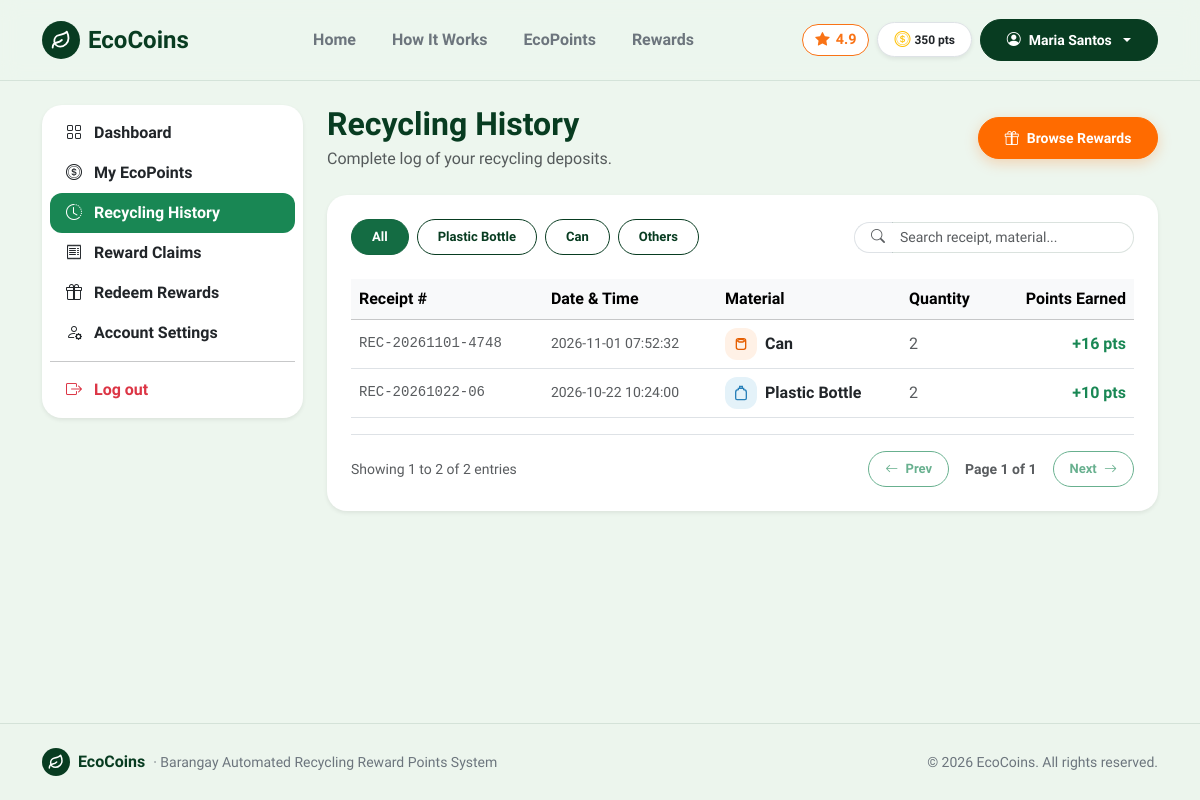
/history (signed in), run on an earlier commit of the app's database.
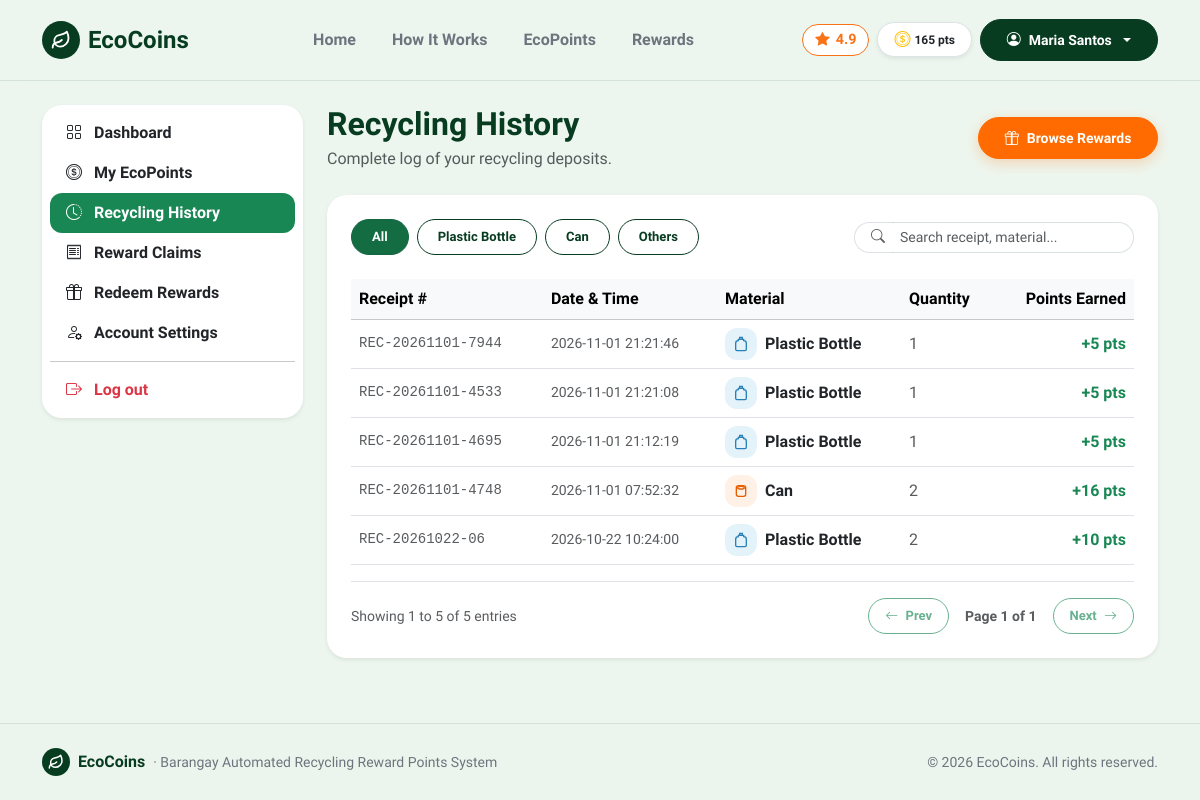
And on a later commit of the database.
### tables this page shows
CREATE TABLE users (
    id INTEGER PRIMARY KEY AUTOINCREMENT,
    full_name TEXT NOT NULL,
    email TEXT NOT NULL UNIQUE,
    password TEXT NOT NULL,
    role TEXT DEFAULT 'resident',
    qr_code TEXT NOT NULL UNIQUE,
    points INTEGER DEFAULT 0,
    created_at TEXT
, status TEXT DEFAULT 'active', station_name TEXT DEFAULT 'Barangay Pinagkawitan, Lipa City', claim_timeout_until TEXT DEFAULT NULL, cancel_count INTEGER DEFAULT 0);

CREATE TABLE transactions (
        id INTEGER PRIMARY KEY AUTOINCREMENT,
        user_id INTEGER NOT NULL,
        material_id INTEGER,
        material_name TEXT NOT NULL,
        quantity INTEGER NOT NULL,
        points_earned INTEGER NOT NULL,
        receipt_no TEXT NOT NULL,
        created_at TEXT
    );

### route.py (the view)
    @app.route('/history')
    def history():
        user = get_current_user()
        if not user:
            return redirect(url_for('login'))
        if user['role'] == 'staff':
            return redirect(url_for('staff'))
        if user['role'] == 'admin':
            return redirect(url_for('admin'))
        conn = get_db()
        cur = conn.cursor()
        user_txs = [dict(r) for r in cur.execute("SELECT * FROM transactions WHERE user_id = ? ORDER BY created_at DESC", (user['id'],)).fetchall()]
        conn.close()
        return render_template('history.html', active_page='history', user_transactions=user_txs)

### app.py (called while the page is built)
@app.context_processor
def inject_user():
    return {'current_user': get_current_user()}

### db.py (called while the page is built)
def get_db():
    conn = sqlite3.connect(DB_PATH)
    conn.row_factory = sqlite3.Row
    return conn

def get_current_user():
    user_id = session.get('user_id')
    if not user_id:
        return None
    conn = get_db()
    cur = conn.cursor()
    row = cur.execute("SELECT * FROM users WHERE id = ?", (user_id,)).fetchone()
    conn.close()
    return dict(row) if row else None

### templates/history.html (shortened to what the changed rows need)
{% extends 'base.html' %}
{% block content %}
<main class="py-4">
  <div class="container">
    <div class="row g-4">
      <div class="col-lg-9">
        <div class="d-flex justify-content-between align-items-center mb-4 flex-wrap gap-2">
          <div>
            <h2 class="fw-bold mb-1" style="color: var(--eco-forest);">Recycling History</h2>
          </div>
        </div>
        <div class="card border-0 shadow-sm p-4 bg-white">
          <div class="table-responsive">
            <table class="table table-hover align-middle mb-0" id="historyTable" data-paginate="true" data-page-size="15">
              <thead class="table-light">
                <tr>
                  <th>Receipt #</th>
                  <th>Date & Time</th>
                  <th>Material</th>
                  <th>Quantity</th>
                  <th class="text-end">Points Earned</th>
                </tr>
              </thead>
              <tbody>
                {% if not user_transactions %}
                  <tr>
                    <td colspan="5" class="text-center py-4 text-muted">No recycling records found.</td>
                  </tr>
                {% else %}
                  {% for t in user_transactions %}
                    {% set mat = t.material_name|lower %}
                    {% if 'bottle' in mat or 'plastic' in mat %}
                      {% set cat = 'plastic' %}
                    {% elif 'can' in mat %}
                      {% set cat = 'can' %}
                    {% else %}
                      {% set cat = 'others' %}
                    {% endif %}
                    <tr class="table-row-item filter-item" data-category="{{ cat }}" data-search="{{ t.receipt_no }} {{ t.created_at }} {{ t.material_name }} {{ cat }}">
                      <td class="font-monospace text-muted small">{{ t.receipt_no }}</td>
                      <td class="text-muted small">{{ t.created_at }}</td>
                      <td>
                        <div class="d-flex align-items-center gap-2">
                          {% if cat == 'plastic' %}
                            <span class="eco-icon-tile tile-blue" style="width: 32px; height: 32px;">
                              <svg width="16" height="16" viewBox="0 0 24 24" fill="none" stroke="currentColor" stroke-width="2">
                                <path d="M10 2h4v3h-4z"/>
                                <path d="M8 5h8v2a4 4 0 0 1 4 4v9a2 2 0 0 1-2 2H6a2 2 0 0 1-2-2v-9a4 4 0 0 1 4-4V5z"/>
                              </svg>
                            </span>
                          {% elif cat == 'can' %}
                            <span class="eco-icon-tile tile-orange" style="width: 32px; height: 32px;">
                              <svg width="16" height="16" viewBox="0 0 24 24" fill="none" stroke="currentColor" stroke-width="2">
                                <rect x="5" y="4" width="14" height="16" rx="3"/>
                                <ellipse cx="12" cy="7" rx="5" ry="2"/>
                              </svg>
                            </span>
                          {% else %}
                            <span class="eco-icon-tile tile-purple" style="width: 32px; height: 32px;">
                              <svg width="16" height="16" viewBox="0 0 24 24" fill="none" stroke="currentColor" stroke-width="2">
                                <path d="M14 2H6a2 2 0 0 0-2 2v16a2 2 0 0 0 2 2h12a2 2 0 0 0 2-2V8z"/>
                              </svg>
                            </span>
                          {% endif %}
                          <span class="fw-semibold text-dark">{{ t.material_name }}</span>
                        </div>
                      </td>
                      <td class="text-muted">{{ t.quantity }}</td>
                      <td class="text-end fw-bold text-success">+{{ t.points_earned }} pts</td>
                    </tr>
                  {% endfor %}
                {% endif %}
              </tbody>
            </table>
          </div>
          {% if user_transactions %}
            <div class="d-flex flex-wrap justify-content-between align-items-center mt-3 pt-3 border-top pagination-container" data-target="#historyTable">
              <div class="text-muted small pagination-info">
              </div>
              <div class="d-flex align-items-center gap-2">
                <button type="button" class="btn btn-sm btn-outline-success btn-pill px-3 pagination-prev" disabled>
                  <i class="bi bi-arrow-left me-1"></i> Prev
                </button>
                <span class="small fw-semibold text-muted px-2 pagination-page-indicator">Page 1 of 1</span>
                <button type="button" class="btn btn-sm btn-outline-success btn-pill px-3 pagination-next" {% if user_transactions|length <= 15 %}disabled{% endif %}>
                  Next <i class="bi bi-arrow-right ms-1"></i>
                </button>
              </div>
            </div>
          {% endif %}
        </div>
      </div>
    </div>
  </div>
</main>
{% endblock %}

### templates/base.html (shortened to what the changed rows need)
<!doctype html>
<html lang="en">
<head>
  <link href="https://cdn.jsdelivr.net/npm/bootstrap@5.3.3/dist/css/bootstrap.min.css" rel="stylesheet">
  <link rel="stylesheet" href="https://cdn.jsdelivr.net/npm/bootstrap-icons@1.11.3/font/bootstrap-icons.min.css">
  <link rel="stylesheet" href="{{ url_for('static', filename='css/style.css') }}">
</head>
<body class="d-flex flex-column min-vh-100">
<nav class="navbar navbar-expand-lg py-3 sticky-top" style="background-color: rgba(237, 246, 238, 0.95); backdrop-filter: blur(10px); border-bottom: 1px solid var(--eco-border);">
  <div class="container">
    <div class="collapse navbar-collapse" id="mainNav">
      <div class="d-flex align-items-center gap-2">
        {% if current_user %}
          {% if current_user.role == 'resident' %}
            <span class="badge bg-white text-dark border px-3 py-2 rounded-pill fw-bold shadow-sm d-none d-sm-inline-flex align-items-center gap-1">
              <i class="bi bi-coin text-warning fs-6"></i>
              <span>{{ "{:,}".format(current_user.points) }} pts</span>
            </span>
          {% endif %}
          <div class="dropdown">
            <button class="btn btn-forest dropdown-toggle d-flex align-items-center gap-2 btn-pill" type="button" data-bs-toggle="dropdown">
              <i class="bi bi-person-circle"></i>
              <span>{{ current_user.full_name }}</span>
            </button>
          </div>
        {% else %}
          <a href="{{ url_for('login') }}" class="btn btn-outline-success px-3 btn-pill">Login</a>
          <a href="{{ url_for('register') }}" class="btn btn-accent px-4 btn-pill">
            <span>Join Free</span>
            <i class="bi bi-arrow-right"></i>
          </a>
        {% endif %}
      </div>
    </div>
  </div>
</nav>
{% block content %}{% endblock %}
</body>
</html>

What changed in the data, as far as the page shows it:
changed users "Maria Santos": points "350" → "165"
added transactions: receipt_no "REC-20261101-7944", created_at "2026-11-01 21:21:46", material_name "Plastic Bottle", quantity "1", points_earned "5"
added transactions: receipt_no "REC-20261101-4533", created_at "2026-11-01 21:21:08", material_name "Plastic Bottle", quantity "1", points_earned "5"
added transactions: receipt_no "REC-20261101-4695", created_at "2026-11-01 21:12:19", material_name "Plastic Bottle", quantity "1", points_earned "5"
Also different on the page:
text written by a page script: "Showing 1 to 2 of 2 entries" → "Showing 1 to 5 of 5 entries"
